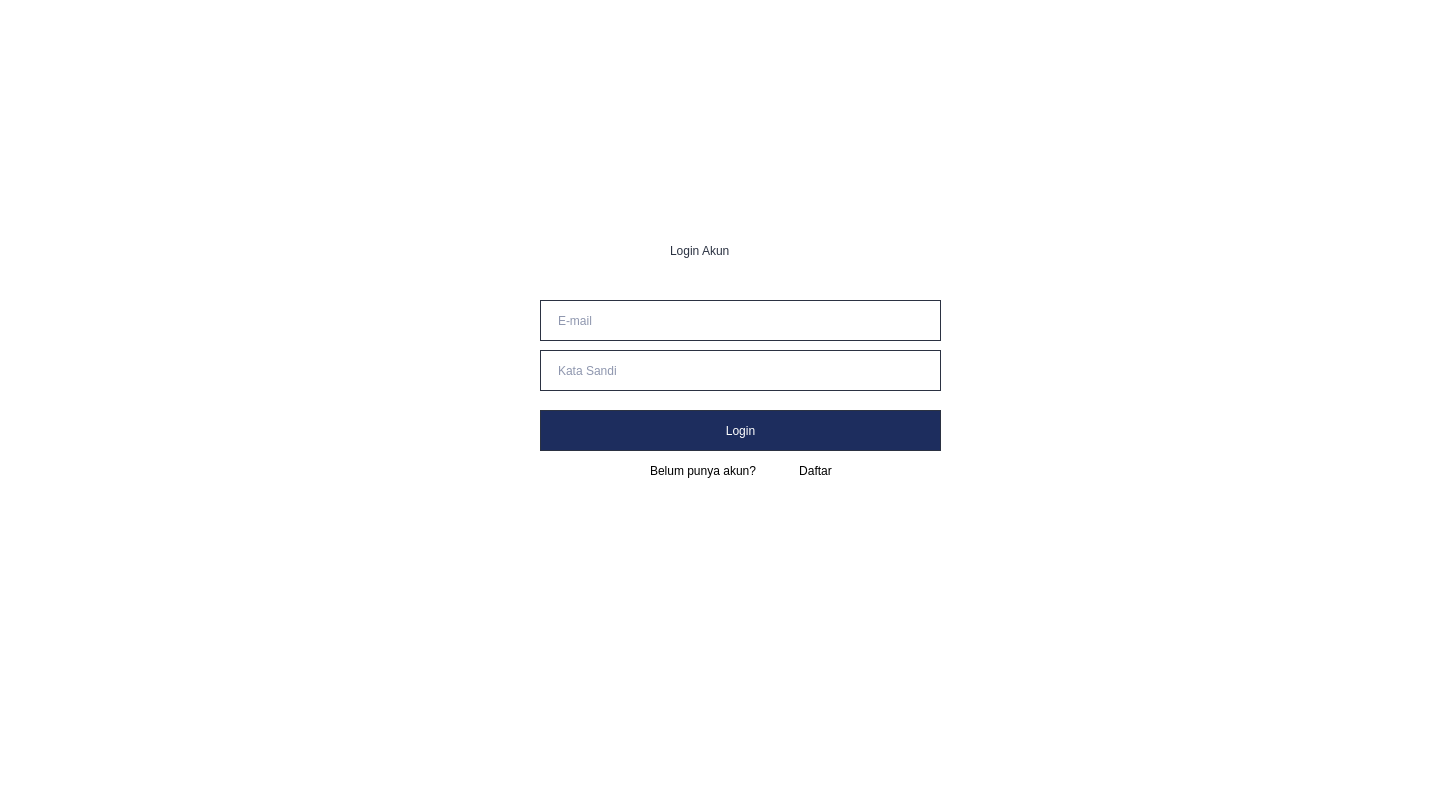
<?xml version="1.0" encoding="UTF-8"?>
<ui version="4.0">
 <class>Dialog</class>
 <widget class="QDialog" name="Dialog">
  <property name="geometry">
   <rect>
    <x>0</x>
    <y>0</y>
    <width>1429</width>
    <height>804</height>
   </rect>
  </property>
  <property name="windowTitle">
   <string>Dialog</string>
  </property>
  <property name="styleSheet">
   <string notr="true">background-color: #fff;</string>
  </property>
  <widget class="QLabel" name="label">
   <property name="geometry">
    <rect>
     <x>670</x>
     <y>230</y>
     <width>261</width>
     <height>41</height>
    </rect>
   </property>
   <property name="styleSheet">
    <string notr="true">color: #2B3242;
font: 30pt &quot;Mulish&quot;;</string>
   </property>
   <property name="text">
    <string>Login Akun</string>
   </property>
  </widget>
  <widget class="QLineEdit" name="email">
   <property name="geometry">
    <rect>
     <x>540</x>
     <y>300</y>
     <width>401</width>
     <height>41</height>
    </rect>
   </property>
   <property name="styleSheet">
    <string notr="true">font: 15pt &quot;Mulish&quot;;color:#1D2D5E; 
height: 47.76695251464844px;
width: 376.5159912109375px;
left: 538px;
top: 229px;
border-radius: 13.25760269165039px;
border: 1.4px solid #2B3242;
padding-left:15px;</string>
   </property>
   <property name="text">
    <string/>
   </property>
   <property name="placeholderText">
    <string>E-mail</string>
   </property>
  </widget>
  <widget class="QLineEdit" name="password">
   <property name="geometry">
    <rect>
     <x>540</x>
     <y>350</y>
     <width>401</width>
     <height>41</height>
    </rect>
   </property>
   <property name="styleSheet">
    <string notr="true">font: 15pt &quot;Mulish&quot;;color:#1D2D5E; 
height: 47.76695251464844px;
width: 376.5159912109375px;
left: 538px;
top: 229px;
border-radius: 13.25760269165039px;
border: 1.4px solid #2B3242;
padding-left:15px;</string>
   </property>
   <property name="text">
    <string/>
   </property>
   <property name="echoMode">
    <enum>QLineEdit::Password</enum>
   </property>
   <property name="placeholderText">
    <string>Kata Sandi</string>
   </property>
  </widget>
  <widget class="QPushButton" name="loginbutton">
   <property name="geometry">
    <rect>
     <x>540</x>
     <y>410</y>
     <width>401</width>
     <height>41</height>
    </rect>
   </property>
   <property name="styleSheet">
    <string notr="true">background-color: #1D2D5E; color:#FFFFFF;
font: 15pt &quot;Mulish&quot;;
border-radius: 13.25760269165039px;
border: 1.4px solid #2B3242;</string>
   </property>
   <property name="text">
    <string>Login</string>
   </property>
  </widget>
  <widget class="QLabel" name="label_4">
   <property name="geometry">
    <rect>
     <x>650</x>
     <y>460</y>
     <width>131</width>
     <height>21</height>
    </rect>
   </property>
   <property name="styleSheet">
    <string notr="true">color:#000000;
font: 14pt &quot;Mulish&quot;;
</string>
   </property>
   <property name="text">
    <string>Belum punya akun?</string>
   </property>
  </widget>
  <widget class="QPushButton" name="createaccbutton">
   <property name="geometry">
    <rect>
     <x>790</x>
     <y>460</y>
     <width>51</width>
     <height>21</height>
    </rect>
   </property>
   <property name="styleSheet">
    <string notr="true">color:#000000;
font: 15pt &quot;Mulish&quot;;
Border: 0px;</string>
   </property>
   <property name="text">
    <string>Daftar</string>
   </property>
  </widget>
 </widget>
 <resources/>
 <connections/>
</ui>
